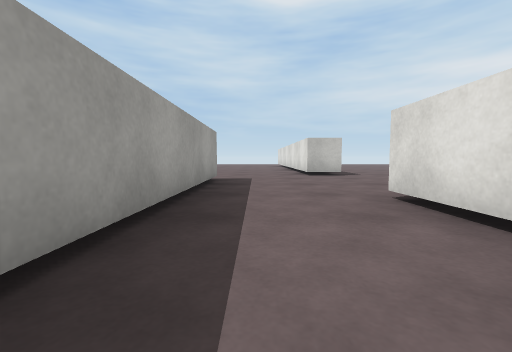
view 1 (above)

17 first-person views from a walk through a Unity game level. The camera is 0.51 m above the floor, tilts 4° down and sees 90° across. The floor is counted in squares, 1 m on a side. Each view is taken from the middle of a square. On the plan, view 1 faces up. The plan holds only what a view shows up to about 9 squares ahead; the rest is blank. The place goes on beyond the plan. The player is left out. Surface patterns are stand-ins for the level's own textures.

view 2
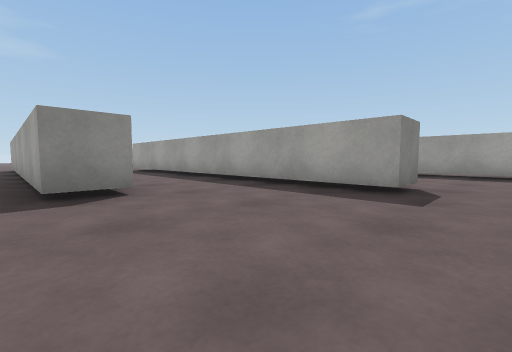

view 3
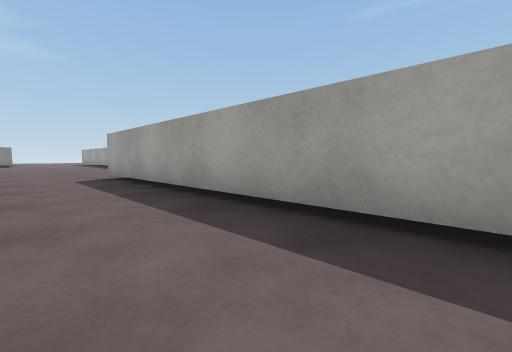

view 4
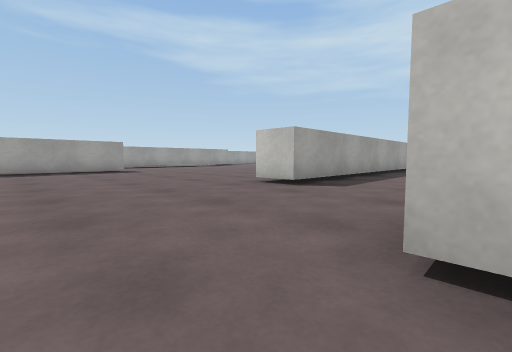

view 5
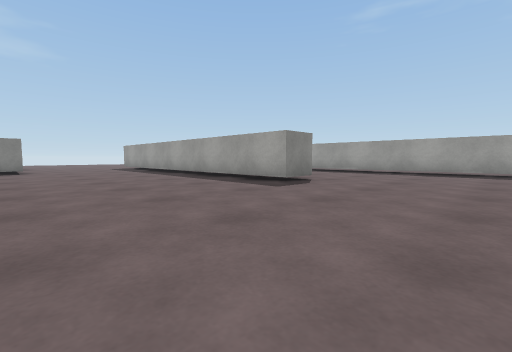

view 6
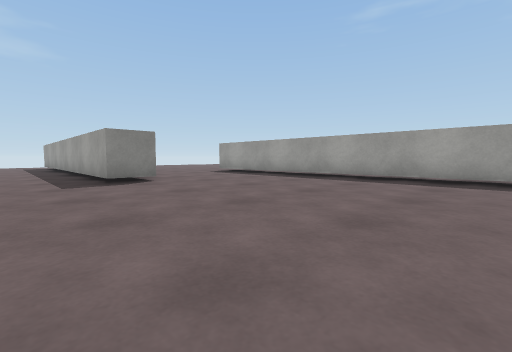

view 7
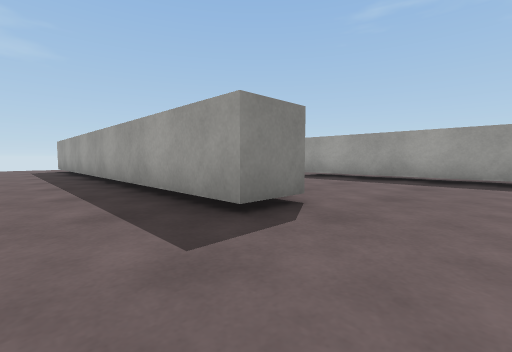

view 8
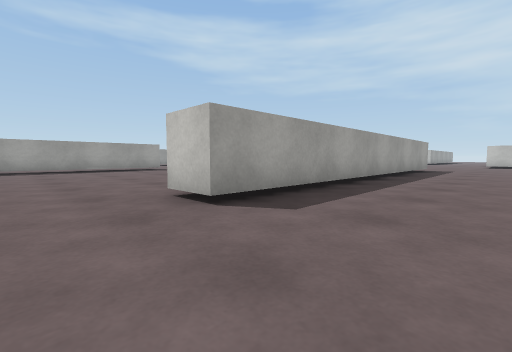

view 9
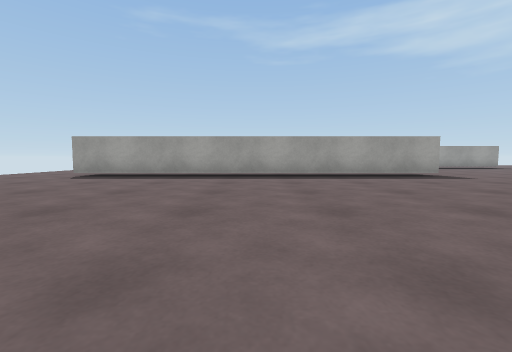

view 10
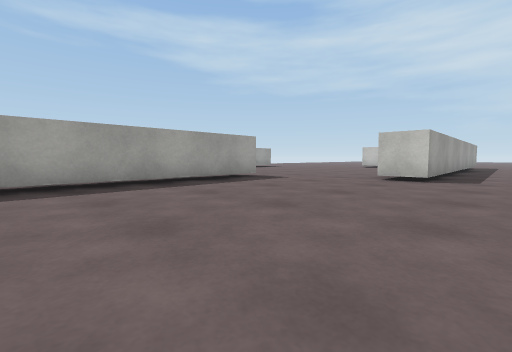

view 11
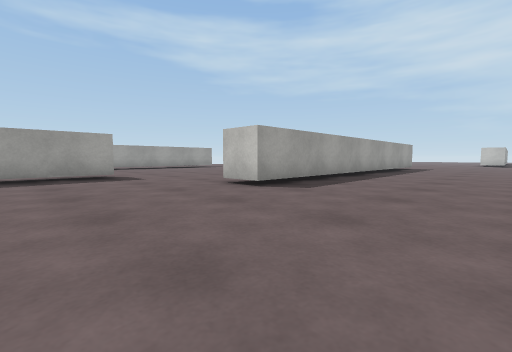

view 12
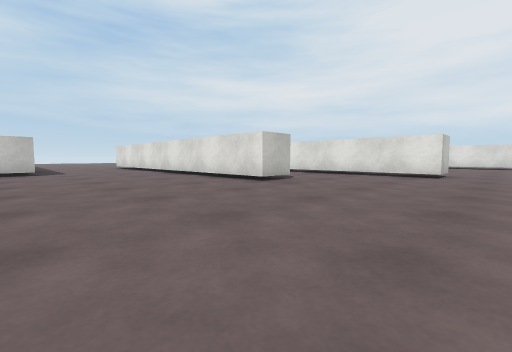

view 13
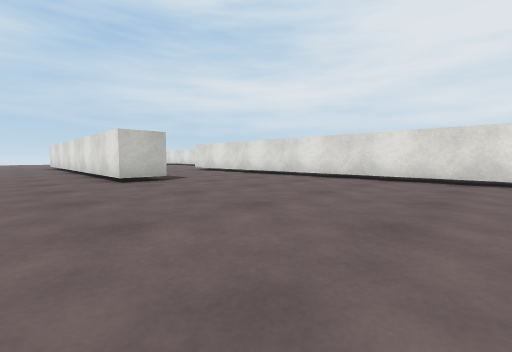

view 14
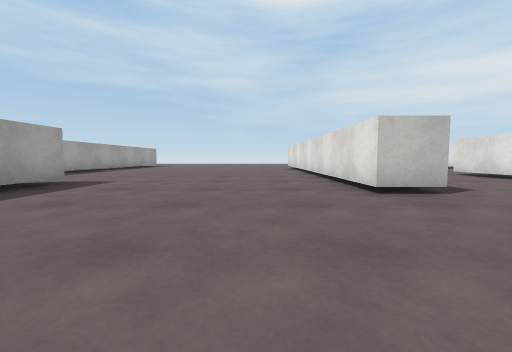

view 15
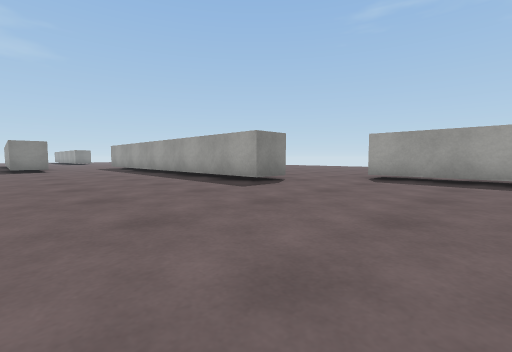

view 16
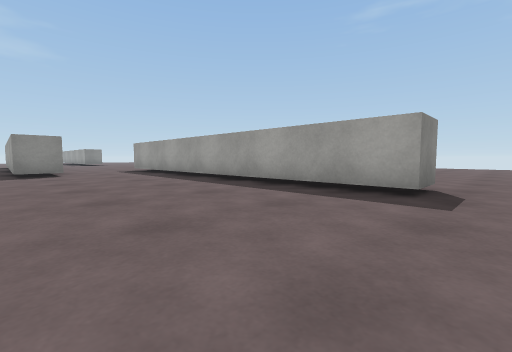

view 17
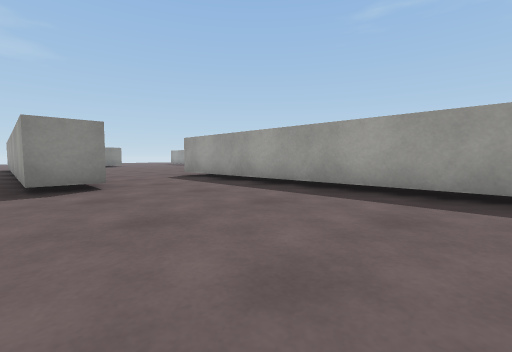

### Floor plan
Points are (right, up) in squares from view 1. A wall is a line through its corners. A room is listed if a view was taken in it or the views show most of it. See-through windows are left out.
Room 1 (views 1, 2, 3)
walls: (1.7, 1.6) (1.7, 3.2) (2.7, 3.2) (2.7, -5.1); (-1.9, 5.9) (-0.9, 5.9) (-0.9, -4.1); (1.7, -5.6) (1.7, -2.9)
ways out: opening at (-1.5, 6.5) to room 2; opening at (1.3, -5) to room 2
Room 2 (views 4, 5, 6, 7, 8, 9, 10, 11, 12, 13, 14, 15, 16, 17)
walls: (-4.4, -9.4) (-3.3, -9.4) (-3.3, -19.4) (-4.4, -19.4); (0.4, -16.7) (1.5, -16.7) (1.5, -26.2); (-11.9, -15.9) (-11.9, -26); (-9.2, -4.7) (-8.2, -4.7) (-8.2, -14.7) (-9.2, -14.7); (-0.9, -4.1) (-1.9, -4.1) (-1.9, 5.9); (2.8, -6.8) (1.7, -6.8) (1.7, -5.6); (-5.2, 1.6) (-6.3, 1.6) (-6.3, 7.1); (-12.9, 3.2) (-11.9, 3.2) (-11.9, -6.9); (-5.3, 7) (-5.3, 5.1); (-14.4, 7.1) (-14.4, 4.5)
ways out: opening at (-1.5, 6.5) to room 1; opening at (1.3, -5) to room 1; opening at (-14.5, 4); opening at (-12.5, -27.5); opening at (-10.5, -15.5); opening at (-10.5, -5.5)

Where each view was taken, in squares from view 1:
view 1: 0 up, 0 right, facing up
view 2: 7 up, 3 right, facing down-left
view 3: 3 up, 1 right, facing down-left
view 4: 8 down, 2 right, facing up-left
view 5: 6 down, 1 right, facing down-left
view 6: 11 down, 3 right, facing down-left
view 7: 15 down, 3 right, facing down-left
view 8: 21 down, 1 left, facing up-left
view 9: 21 down, 5 left, facing left
view 10: 21 down, 7 left, facing up-left
view 11: 18 down, 5 left, facing up-left
view 12: 8 down, 6 left, facing up-right
view 13: 4 down, 8 left, facing up-right
view 14: 2 down, 8 left, facing up
view 15: 7 up, 8 left, facing down-left
view 16: 4 up, 8 left, facing down-left
view 17: 0 up, 8 left, facing down-left
